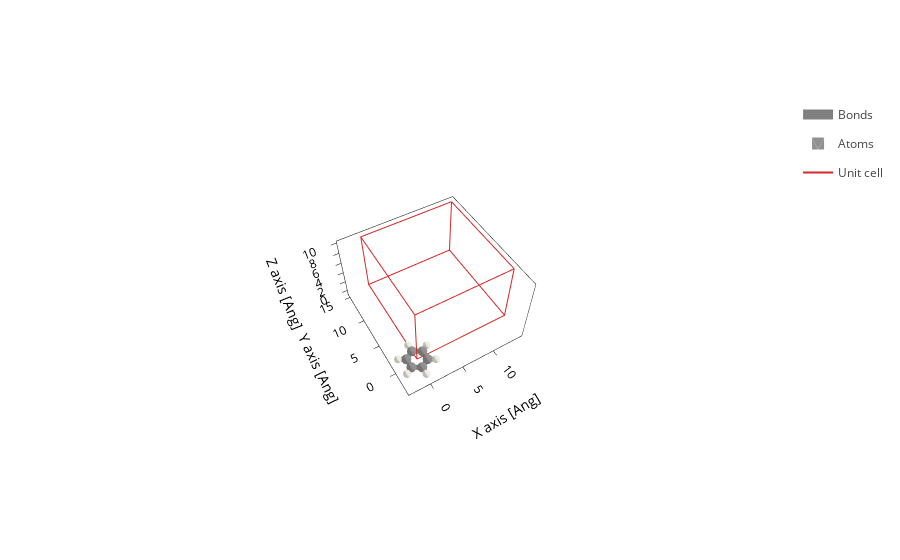

The notebook cell saved with this chart:
### Code cell
benzene.plot()

### Figure 1 — Plotly figure (JSON) as saved in the notebook; plotly's stock layout.template omitted (floating-point values rounded to 4 significant figures; data arrays with more than 128 entries replaced by an {"elided": "..."} marker saying what was removed)
{"data": [{"line": {"color": "gray", "width": 10}, "meta": {}, "mode": "lines", "name": "Bonds", "opacity": 1, "type": "scatter3d", "x": {"elided": "252 float values"}, "y": {"elided": "252 float values"}, "z": {"elided": "252 float values"}}, {"alphahull": 0, "color": "#909090", "hovertemplate": "%{meta.position}", "legendgroup": "Atoms", "meta": {"meta": {"Atoms_i": 0}, "position": "(1.23, 0.71, 0.00)"}, "name": "Atoms", "opacity": 1, "showlegend": true, "showscale": false, "type": "mesh3d", "x": {"elided": "225 float values"}, "y": {"elided": "225 float values"}, "z": {"elided": "225 float values"}}, {"alphahull": 0, "color": "#EDEADE", "hovertemplate": "%{meta.position}", "legendgroup": "Atoms", "meta": {"meta": {"Atoms_i": 1}, "position": "(2.20, 1.27, 0.00)"}, "name": "Atoms", "opacity": 1, "showlegend": false, "showscale": false, "type": "mesh3d", "x": {"elided": "225 float values"}, "y": {"elided": "225 float values"}, "z": {"elided": "225 float values"}}, {"alphahull": 0, "color": "#909090", "hovertemplate": "%{meta.position}", "legendgroup": "Atoms", "meta": {"meta": {"Atoms_i": 2}, "position": "(0.00, 1.42, 0.00)"}, "name": "Atoms", "opacity": 1, "showlegend": false, "showscale": false, "type": "mesh3d", "x": {"elided": "225 float values"}, "y": {"elided": "225 float values"}, "z": {"elided": "225 float values"}}, {"alphahull": 0, "color": "#EDEADE", "hovertemplate": "%{meta.position}", "legendgroup": "Atoms", "meta": {"meta": {"Atoms_i": 3}, "position": "(0.00, 2.54, 0.00)"}, "name": "Atoms", "opacity": 1, "showlegend": false, "showscale": false, "type": "mesh3d", "x": {"elided": "225 float values"}, "y": {"elided": "225 float values"}, "z": {"elided": "225 float values"}}, {"alphahull": 0, "color": "#909090", "hovertemplate": "%{meta.position}", "legendgroup": "Atoms", "meta": {"meta": {"Atoms_i": 4}, "position": "(-1.23, 0.71, 0.00)"}, "name": "Atoms", "opacity": 1, "showlegend": false, "showscale": false, "type": "mesh3d", "x": {"elided": "225 float values"}, "y": {"elided": "225 float values"}, "z": {"elided": "225 float values"}}, {"alphahull": 0, "color": "#EDEADE", "hovertemplate": "%{meta.position}", "legendgroup": "Atoms", "meta": {"meta": {"Atoms_i": 5}, "position": "(-2.20, 1.27, 0.00)"}, "name": "Atoms", "opacity": 1, "showlegend": false, "showscale": false, "type": "mesh3d", "x": {"elided": "225 float values"}, "y": {"elided": "225 float values"}, "z": {"elided": "225 float values"}}, {"alphahull": 0, "color": "#909090", "hovertemplate": "%{meta.position}", "legendgroup": "Atoms", "meta": {"meta": {"Atoms_i": 6}, "position": "(-1.23, -0.71, 0.00)"}, "name": "Atoms", "opacity": 1, "showlegend": false, "showscale": false, "type": "mesh3d", "x": {"elided": "225 float values"}, "y": {"elided": "225 float values"}, "z": {"elided": "225 float values"}}, {"alphahull": 0, "color": "#EDEADE", "hovertemplate": "%{meta.position}", "legendgroup": "Atoms", "meta": {"meta": {"Atoms_i": 7}, "position": "(-2.20, -1.27, 0.00)"}, "name": "Atoms", "opacity": 1, "showlegend": false, "showscale": false, "type": "mesh3d", "x": {"elided": "225 float values"}, "y": {"elided": "225 float values"}, "z": {"elided": "225 float values"}}, {"alphahull": 0, "color": "#909090", "hovertemplate": "%{meta.position}", "legendgroup": "Atoms", "meta": {"meta": {"Atoms_i": 8}, "position": "(0.00, -1.42, 0.00)"}, "name": "Atoms", "opacity": 1, "showlegend": false, "showscale": false, "type": "mesh3d", "x": {"elided": "225 float values"}, "y": {"elided": "225 float values"}, "z": {"elided": "225 float values"}}, {"alphahull": 0, "color": "#EDEADE", "hovertemplate": "%{meta.position}", "legendgroup": "Atoms", "meta": {"meta": {"Atoms_i": 9}, "position": "(0.00, -2.54, 0.00)"}, "name": "Atoms", "opacity": 1, "showlegend": false, "showscale": false, "type": "mesh3d", "x": {"elided": "225 float values"}, "y": {"elided": "225 float values"}, "z": {"elided": "225 float values"}}, {"alphahull": 0, "color": "#909090", "hovertemplate": "%{meta.position}", "legendgroup": "Atoms", "meta": {"meta": {"Atoms_i": 10}, "position": "(1.23, -0.71, 0.00)"}, "name": "Atoms", "opacity": 1, "showlegend": false, "showscale": false, "type": "mesh3d", "x": {"elided": "225 float values"}, "y": {"elided": "225 float values"}, "z": {"elided": "225 float values"}}, {"alphahull": 0, "color": "#EDEADE", "hovertemplate": "%{meta.position}", "legendgroup": "Atoms", "meta": {"meta": {"Atoms_i": 11}, "position": "(2.20, -1.27, 0.00)"}, "name": "Atoms", "opacity": 1, "showlegend": false, "showscale": false, "type": "mesh3d", "x": {"elided": "225 float values"}, "y": {"elided": "225 float values"}, "z": {"elided": "225 float values"}}, {"meta": {}, "mode": "lines", "name": "Unit cell", "type": "scatter3d", "x": [0.0, 0.0, 14.4, 14.4, 0.0, 0.0, NaN, 0.0, 0.0, 0.0, 14.4, 14.4, 0.0, NaN, 14.4, 14.4, NaN, 14.4, 14.4], "y": [0.0, 15.08, 15.08, 15.08, 15.08, 15.08, NaN, 15.08, 0.0, 0.0, 0.0, 0.0, 0.0, NaN, 15.08, 0.0, NaN, 15.08, 0.0], "z": [0.0, 0.0, 0.0, 10.0, 10.0, 0.0, NaN, 10.0, 10.0, 0.0, 0.0, 10.0, 10.0, NaN, 0.0, 0.0, NaN, 10.0, 10.0]}], "layout": {"autosize": true, "scene": {"aspectmode": "data", "aspectratio": {"x": 1.149, "y": 1.216, "z": 0.7156}, "camera": {"center": {"x": 0, "y": 0, "z": 0}, "eye": {"x": -1.265, "y": -2.168, "z": 3.075}, "projection": {"type": "perspective"}, "up": {"x": 0, "y": 0, "z": 1}}, "xaxis": {"title": {"text": "X axis [Ang]"}, "type": "linear"}, "yaxis": {"title": {"text": "Y axis [Ang]"}, "type": "linear"}, "zaxis": {"title": {"text": "Z axis [Ang]"}, "type": "linear"}}, "xaxis": {"scaleanchor": "y", "scaleratio": 1, "title": {"text": "X axis [Ang]"}}, "yaxis": {"title": {"text": "Y axis [Ang]"}}}}
